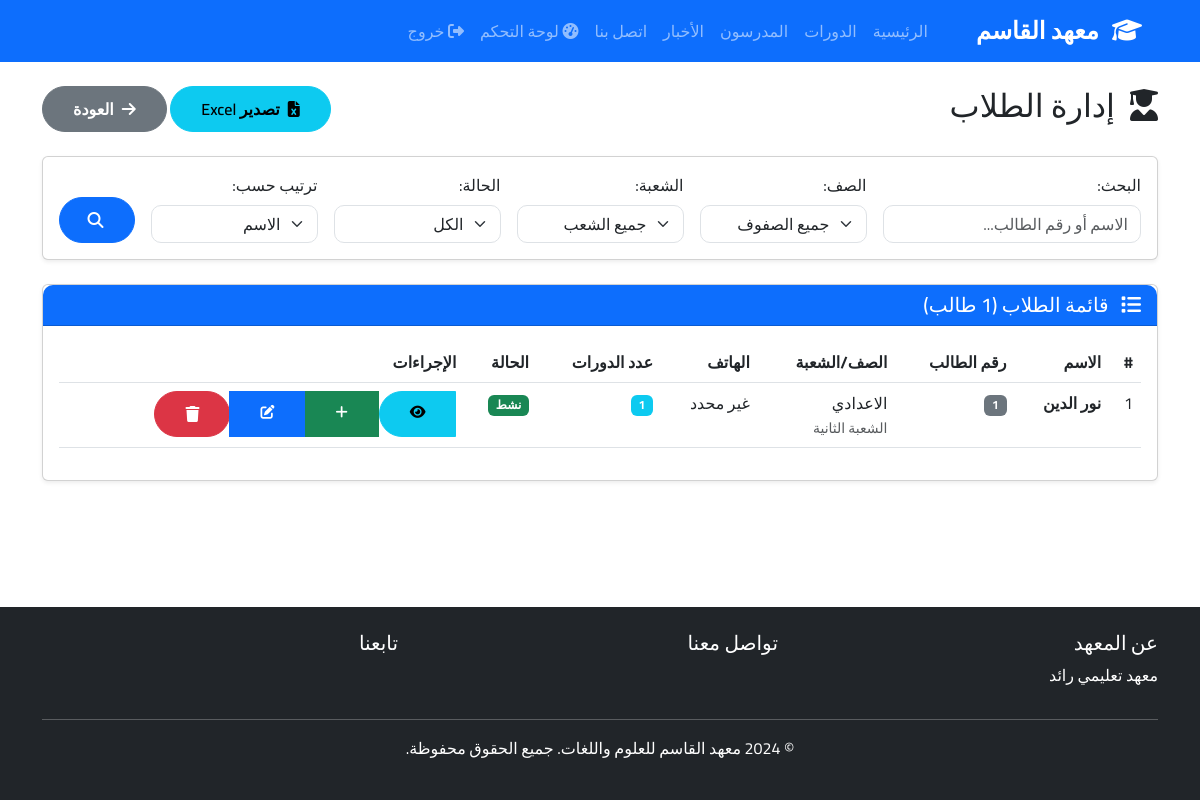
/admin/students (signed in), run on the app's committed database.
### app/models/student.py (models this page shows, shortened)
class Student(db.Model):
    __tablename__ = 'students'
    id = db.Column(db.Integer, primary_key=True)
    user_id = db.Column(db.Integer, db.ForeignKey('users.id'), nullable=False, unique=True)
    student_number = db.Column(db.String(50), unique=True)
    phone = db.Column(db.String(20))
    address = db.Column(db.Text)
    date_of_birth = db.Column(db.Date)
    photo = db.Column(db.String(255))
    guardian_name = db.Column(db.String(100))
    guardian_phone = db.Column(db.String(20))
    class_grade_id = db.Column(db.Integer, db.ForeignKey('class_grades.id'))
    section_id = db.Column(db.Integer, db.ForeignKey('sections.id'))
    created_at = db.Column(db.DateTime, default=damascus_now)
    user = db.relationship('User', backref='student_profile', foreign_keys=[user_id])
    class_grade = db.relationship('ClassGrade', back_populates='students')
    section = db.relationship('Section', back_populates='students')
    enrollments = db.relationship('Enrollment', backref='student', lazy='dynamic', cascade='all, delete-orphan')
    grades = db.relationship('Grade', backref='student', lazy='dynamic', cascade='all, delete-orphan')

### app/models/user.py (models this page shows, shortened)
class User(UserMixin, db.Model):
    __tablename__ = 'users'
    id = db.Column(db.Integer, primary_key=True)
    phone_number = db.Column(db.String(20), unique=True, nullable=False, index=True)
    password_hash = db.Column(db.String(255), nullable=False)
    full_name = db.Column(db.String(100), nullable=False)
    role = db.Column(db.String(20), nullable=False)
    is_active = db.Column(db.Boolean, default=True)
    created_at = db.Column(db.DateTime, default=damascus_now)
    session_version = db.Column(db.String(64), default=lambda: secrets.token_hex(32))
    permissions = db.Column(db.JSON, default={})
    def is_super_admin(self):
        return self.role == 'admin' and self.phone_number == '0938074766'

### app/models/class_grade.py (models this page shows, shortened)
class ClassGrade(db.Model):
    __tablename__ = 'class_grades'
    id = db.Column(db.Integer, primary_key=True)
    name = db.Column(db.String(100), nullable=False, unique=True)
    description = db.Column(db.Text)
    display_order = db.Column(db.Integer, default=0)
    created_at = db.Column(db.DateTime, default=damascus_now)
    sections = db.relationship('Section', back_populates='class_grade', lazy='dynamic', cascade='all, delete-orphan')
    students = db.relationship('Student', back_populates='class_grade', lazy='dynamic')

class Section(db.Model):
    __tablename__ = 'sections'
    id = db.Column(db.Integer, primary_key=True)
    name = db.Column(db.String(100), nullable=False)
    class_grade_id = db.Column(db.Integer, db.ForeignKey('class_grades.id'), nullable=False)
    description = db.Column(db.Text)
    max_students = db.Column(db.Integer)
    display_order = db.Column(db.Integer, default=0)
    created_at = db.Column(db.DateTime, default=damascus_now)
    class_grade = db.relationship('ClassGrade', back_populates='sections')
    students = db.relationship('Student', back_populates='section', lazy='dynamic')
    __table_args__ = (db.UniqueConstraint('name', 'class_grade_id', name='unique_section_per_grade'),)

### app/routes/admin.py (the view, shortened to what this page needs)
@bp.route('/students')
@role_or_permission_required(roles=['admin', 'assistant'], permissions=['students.view'])
def students():
    page = request.args.get('page', 1, type=int)
    search = request.args.get('search', '')
    grade_id = request.args.get('grade_id', type=int)
    section_id = request.args.get('section_id', type=int)
    status = request.args.get('status', '')
    sort_by = request.args.get('sort_by', 'name')
    query = Student.query.join(User)
    if grade_id:
        query = query.filter(Student.class_grade_id == grade_id)
    if section_id:
        query = query.filter(Student.section_id == section_id)
    if status:
        if status == 'active':
            query = query.filter(User.is_active == True)
        elif status == 'inactive':
            query = query.filter(User.is_active == False)
    if sort_by == 'name':
        query = query.order_by(User.full_name)
    elif sort_by == 'student_number':
        query = query.order_by(Student.student_number)
    students_paginated = query.paginate(page=page, per_page=15, error_out=False)
    teachers = Teacher.query.all()
    courses = Course.query.all()
    grades = ClassGrade.query.order_by(ClassGrade.display_order).all()
    sections = Section.query.order_by(Section.display_order).all()
    return render_template('admin/students.html',
                         students=students_paginated,
                         teachers=teachers,
                         courses=courses,
                         grades=grades,
                         sections=sections,
                         search=search,
                         grade_id=grade_id,
                         section_id=section_id,
                         status=status,
                         sort_by=sort_by)

### app/templates/admin/students.html (shortened to what this page needs)
{% extends "base.html" %}
{% block content %}
<div class="container mt-4">
    <div class="d-flex justify-content-between align-items-center mb-4">
        <h2>
            <i class="fas fa-user-graduate ms-2"></i>
            إدارة الطلاب
        </h2>
        <div>
            <a href="{{ url_for('admin.export_students', search=search, grade_id=grade_id, section_id=section_id, status=status, sort_by=sort_by) }}"
               class="btn btn-info me-2" title="تصدير إلى Excel">
                <i class="fas fa-file-excel ms-2"></i>تصدير Excel
            </a>
            <a href="{{ url_for('admin.dashboard') }}" class="btn btn-secondary">
                <i class="fas fa-arrow-right ms-2"></i>العودة
            </a>
        </div>
    </div>
    <div class="card shadow-sm mb-4">
        <div class="card-body">
            <form method="GET" action="{{ url_for('admin.students') }}" class="row g-3">
                <div class="col-md-3">
                    <label for="search" class="form-label">البحث:</label>
                    <input type="text" class="form-control" id="search" name="search"
                           value="{{ search }}" placeholder="الاسم أو رقم الطالب...">
                </div>
                <div class="col-md-2">
                    <label for="grade_id" class="form-label">الصف:</label>
                    <select class="form-select" id="grade_id" name="grade_id">
                        <option value="">جميع الصفوف</option>
                    </select>
                </div>
                <div class="col-md-2">
                    <label for="section_id" class="form-label">الشعبة:</label>
                    <select class="form-select" id="section_id" name="section_id">
                        <option value="">جميع الشعب</option>
                    </select>
                </div>
                <div class="col-md-2">
                    <label for="status" class="form-label">الحالة:</label>
                    <select class="form-select" id="status" name="status">
                        <option value="">الكل</option>
                    </select>
                </div>
                <div class="col-md-2">
                    <label for="sort_by" class="form-label">ترتيب حسب:</label>
                    <select class="form-select" id="sort_by" name="sort_by">
                        <option value="name" {% if sort_by == 'name' %}selected{% endif %}>الاسم</option>
                    </select>
                </div>
                <div class="col-md-1 d-flex align-items-end">
                    <button type="submit" class="btn btn-primary w-100">
                        <i class="fas fa-search"></i>
                    </button>
                </div>
            </form>
        </div>
    </div>
    {% if students.items %}
    <div class="card shadow-sm">
        <div class="card-header bg-primary text-white">
            <h5 class="mb-0">
                <i class="fas fa-list ms-2"></i>
                قائمة الطلاب ({{ students.total }} طالب)
            </h5>
        </div>
        <div class="card-body">
            <div class="table-responsive">
                <table class="table table-hover">
                    <thead>
                        <tr>
                            <th>#</th>
                            <th>الاسم</th>
                            <th>رقم الطالب</th>
                            <th>الصف/الشعبة</th>
                            <th>الهاتف</th>
                            <th>عدد الدورات</th>
                            <th>الحالة</th>
                            <th>الإجراءات</th>
                        </tr>
                    </thead>
                    <tbody>
                        {% for student in students.items %}
                        <tr>
                            <td>{{ loop.index + (students.page - 1) * students.per_page }}</td>
                            <td>
                                <strong>{{ student.user.full_name }}</strong>
                            </td>
                            <td>
                                {% if student.student_number %}
                                <span class="badge bg-secondary">{{ student.student_number }}</span>
                                {% else %}
                                <span class="text-muted">غير محدد</span>
                                {% endif %}
                            </td>
                            <td>
                                {% if student.class_grade %}
                                <div>{{ student.class_grade.name }}</div>
                                {% if student.section %}
                                <small class="text-muted">{{ student.section.name }}</small>
                                {% endif %}
                                {% else %}
                                <span class="text-muted">غير محدد</span>
                                {% endif %}
                            </td>
                            <td>{{ student.phone or 'غير محدد' }}</td>
                            <td><span class="badge bg-info">{{ student.enrollments.count() }}</span></td>
                            <td>
                                {% if student.user.is_active %}
                                <span class="badge bg-success">نشط</span>
                                {% else %}
                                <span class="badge bg-danger">غير نشط</span>
                                {% endif %}
                            </td>
                            <td>
                                <div class="btn-group btn-group-sm">
                                    <a href="{{ url_for('admin.view_student', student_id=student.id) }}"
                                       class="btn btn-info" title="عرض التفاصيل">
                                        <i class="fas fa-eye"></i>
                                    </a>
                                    <a href="{{ url_for('admin.enroll_student', student_id=student.id) }}"
                                       class="btn btn-success" title="تسجيل في دورة">
                                        <i class="fas fa-plus"></i>
                                    </a>
                                    <a href="{{ url_for('admin.edit_student', student_id=student.id) }}"
                                       class="btn btn-primary" title="تعديل">
                                        <i class="fas fa-edit"></i>
                                    </a>
                                    <form method="POST" action="{{ url_for('admin.delete_student', student_id=student.id) }}"
                                          style="display:inline;">
                                        <button type="submit" class="btn btn-danger"
                                                onclick="return confirm('هل أنت متأكد من حذف هذا الطالب؟')"
                                                title="حذف">
                                            <i class="fas fa-trash"></i>
                                        </button>
                                    </form>
                                </div>
                            </td>
                        </tr>
                        {% endfor %}
                    </tbody>
                </table>
            </div>
        </div>
    </div>
    {% else %}
    <div class="alert alert-info text-center">
        <i class="fas fa-info-circle ms-2"></i>
        لا يوجد طلاب بالمعايير المحددة
    </div>
    {% endif %}
</div>
{% endblock %}

### app/static/css/style.css (style rules this page uses)
* { font-family: 'Cairo', sans-serif; }
body { min-height: 100vh; display: flex; flex-direction: column; }
.card { transition: transform 0.3s ease, box-shadow 0.3s ease; }
.btn { border-radius: 25px; padding: 10px 30px; font-weight: 600; }
.form-control, .form-select { border-radius: 10px; }
.card-header { border-radius: 10px 10px 0 0 !important; }
.shadow-sm { box-shadow: 0 0.125rem 0.25rem rgba(0,0,0,0.075) !important; }

### data on the page
Student: user.full_name "نور الدين", student_number "1", class_grade.name "الاعدادي", section.name "الشعبة الثانية", phone "غير محدد", enrollments.count "1"
